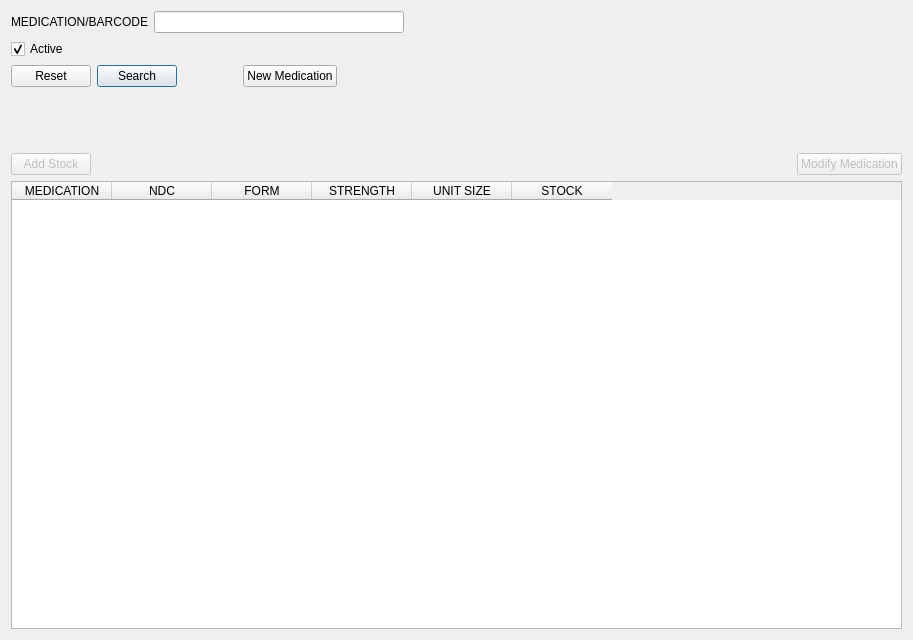
<?xml version="1.0" encoding="UTF-8"?>
<ui version="4.0">
 <class>MedicationsFrame</class>
 <widget class="QFrame" name="MedicationsFrame">
  <property name="geometry">
   <rect>
    <x>0</x>
    <y>0</y>
    <width>913</width>
    <height>640</height>
   </rect>
  </property>
  <property name="windowTitle">
   <string>Frame</string>
  </property>
  <property name="frameShape">
   <enum>QFrame::NoFrame</enum>
  </property>
  <property name="frameShadow">
   <enum>QFrame::Plain</enum>
  </property>
  <layout class="QVBoxLayout" name="verticalLayout">
   <item>
    <layout class="QHBoxLayout" name="horizontalLayout">
     <item>
      <widget class="QLabel" name="nameLabel">
       <property name="text">
        <string>MEDICATION/BARCODE</string>
       </property>
      </widget>
     </item>
     <item>
      <widget class="QLineEdit" name="nameField">
       <property name="minimumSize">
        <size>
         <width>200</width>
         <height>0</height>
        </size>
       </property>
       <property name="maximumSize">
        <size>
         <width>250</width>
         <height>16777215</height>
        </size>
       </property>
      </widget>
     </item>
     <item>
      <spacer name="horizontalSpacer">
       <property name="orientation">
        <enum>Qt::Horizontal</enum>
       </property>
       <property name="sizeHint" stdset="0">
        <size>
         <width>40</width>
         <height>20</height>
        </size>
       </property>
      </spacer>
     </item>
    </layout>
   </item>
   <item>
    <layout class="QHBoxLayout" name="horizontalLayout_2">
     <item>
      <widget class="QCheckBox" name="activeCheckbox">
       <property name="text">
        <string>Active</string>
       </property>
       <property name="checked">
        <bool>true</bool>
       </property>
      </widget>
     </item>
     <item>
      <spacer name="horizontalSpacer_2">
       <property name="orientation">
        <enum>Qt::Horizontal</enum>
       </property>
       <property name="sizeHint" stdset="0">
        <size>
         <width>40</width>
         <height>20</height>
        </size>
       </property>
      </spacer>
     </item>
    </layout>
   </item>
   <item>
    <layout class="QHBoxLayout" name="horizontalLayout_3">
     <item>
      <widget class="QPushButton" name="resetButton">
       <property name="text">
        <string>Reset</string>
       </property>
      </widget>
     </item>
     <item>
      <widget class="QPushButton" name="searchButton">
       <property name="text">
        <string>Search</string>
       </property>
       <property name="default">
        <bool>true</bool>
       </property>
      </widget>
     </item>
     <item>
      <spacer name="horizontalSpacer_5">
       <property name="orientation">
        <enum>Qt::Horizontal</enum>
       </property>
       <property name="sizeType">
        <enum>QSizePolicy::Fixed</enum>
       </property>
       <property name="sizeHint" stdset="0">
        <size>
         <width>60</width>
         <height>20</height>
        </size>
       </property>
      </spacer>
     </item>
     <item>
      <widget class="QPushButton" name="newMedicationButton">
       <property name="text">
        <string>New Medication</string>
       </property>
      </widget>
     </item>
     <item>
      <spacer name="horizontalSpacer_3">
       <property name="orientation">
        <enum>Qt::Horizontal</enum>
       </property>
       <property name="sizeHint" stdset="0">
        <size>
         <width>40</width>
         <height>20</height>
        </size>
       </property>
      </spacer>
     </item>
    </layout>
   </item>
   <item>
    <spacer name="verticalSpacer">
     <property name="orientation">
      <enum>Qt::Vertical</enum>
     </property>
     <property name="sizeType">
      <enum>QSizePolicy::Fixed</enum>
     </property>
     <property name="sizeHint" stdset="0">
      <size>
       <width>20</width>
       <height>60</height>
      </size>
     </property>
    </spacer>
   </item>
   <item>
    <layout class="QHBoxLayout" name="horizontalLayout_4">
     <item>
      <widget class="QPushButton" name="newStockButton">
       <property name="enabled">
        <bool>false</bool>
       </property>
       <property name="text">
        <string>Add Stock</string>
       </property>
      </widget>
     </item>
     <item>
      <spacer name="horizontalSpacer_4">
       <property name="orientation">
        <enum>Qt::Horizontal</enum>
       </property>
       <property name="sizeHint" stdset="0">
        <size>
         <width>40</width>
         <height>20</height>
        </size>
       </property>
      </spacer>
     </item>
     <item>
      <widget class="QPushButton" name="modifyButton">
       <property name="enabled">
        <bool>false</bool>
       </property>
       <property name="text">
        <string>Modify Medication</string>
       </property>
      </widget>
     </item>
    </layout>
   </item>
   <item>
    <widget class="QTableWidget" name="resultTable">
     <property name="contextMenuPolicy">
      <enum>Qt::ActionsContextMenu</enum>
     </property>
     <property name="editTriggers">
      <set>QAbstractItemView::NoEditTriggers</set>
     </property>
     <property name="selectionBehavior">
      <enum>QAbstractItemView::SelectRows</enum>
     </property>
     <property name="columnCount">
      <number>6</number>
     </property>
     <attribute name="horizontalHeaderHighlightSections">
      <bool>false</bool>
     </attribute>
     <attribute name="horizontalHeaderMinimumSectionSize">
      <number>100</number>
     </attribute>
     <column>
      <property name="text">
       <string>MEDICATION</string>
      </property>
     </column>
     <column>
      <property name="text">
       <string>NDC</string>
      </property>
     </column>
     <column>
      <property name="text">
       <string>FORM</string>
      </property>
     </column>
     <column>
      <property name="text">
       <string>STRENGTH</string>
      </property>
     </column>
     <column>
      <property name="text">
       <string>UNIT SIZE</string>
      </property>
     </column>
     <column>
      <property name="text">
       <string>STOCK</string>
      </property>
     </column>
    </widget>
   </item>
  </layout>
  <action name="newMedicationAction">
   <property name="text">
    <string>New Medication</string>
   </property>
   <property name="toolTip">
    <string>Add a new medication.</string>
   </property>
  </action>
  <action name="newStockAction">
   <property name="text">
    <string>Add Stock</string>
   </property>
   <property name="toolTip">
    <string>Add new stock of a medication.</string>
   </property>
  </action>
  <action name="modifyAction">
   <property name="text">
    <string>Modify Medication</string>
   </property>
   <property name="toolTip">
    <string>Modify medication information.</string>
   </property>
  </action>
 </widget>
 <resources/>
 <connections>
  <connection>
   <sender>nameField</sender>
   <signal>returnPressed()</signal>
   <receiver>searchButton</receiver>
   <slot>click()</slot>
   <hints>
    <hint type="sourcelabel">
     <x>168</x>
     <y>20</y>
    </hint>
    <hint type="destinationlabel">
     <x>129</x>
     <y>78</y>
    </hint>
   </hints>
  </connection>
  <connection>
   <sender>resetButton</sender>
   <signal>clicked()</signal>
   <receiver>nameField</receiver>
   <slot>clear()</slot>
   <hints>
    <hint type="sourcelabel">
     <x>48</x>
     <y>78</y>
    </hint>
    <hint type="destinationlabel">
     <x>168</x>
     <y>20</y>
    </hint>
   </hints>
  </connection>
  <connection>
   <sender>newStockButton</sender>
   <signal>clicked()</signal>
   <receiver>newStockAction</receiver>
   <slot>trigger()</slot>
   <hints>
    <hint type="sourcelabel">
     <x>48</x>
     <y>175</y>
    </hint>
    <hint type="destinationlabel">
     <x>-1</x>
     <y>-1</y>
    </hint>
   </hints>
  </connection>
  <connection>
   <sender>modifyButton</sender>
   <signal>clicked()</signal>
   <receiver>modifyAction</receiver>
   <slot>trigger()</slot>
   <hints>
    <hint type="sourcelabel">
     <x>854</x>
     <y>175</y>
    </hint>
    <hint type="destinationlabel">
     <x>-1</x>
     <y>-1</y>
    </hint>
   </hints>
  </connection>
  <connection>
   <sender>newMedicationButton</sender>
   <signal>clicked()</signal>
   <receiver>newMedicationAction</receiver>
   <slot>trigger()</slot>
   <hints>
    <hint type="sourcelabel">
     <x>280</x>
     <y>78</y>
    </hint>
    <hint type="destinationlabel">
     <x>-1</x>
     <y>-1</y>
    </hint>
   </hints>
  </connection>
 </connections>
</ui>
